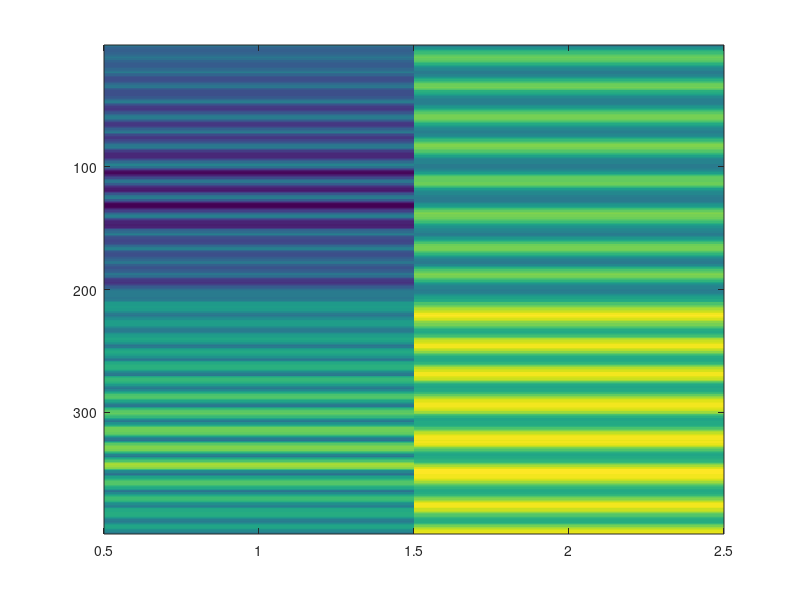

The MATLAB script that drew this image: (Note: this script raises an error after producing the figure.)
center = 0; %2MOONS

display_figures = 1;

%include isomap routines in path
path(path,'isomap');

%(2MOONS data)
%gc = load('ginput_c2.mat'); %original
gc = load('gc_var2.mat'); %revised

datamatrix = gc.gc; % HACK
for i = 1:size(datamatrix,2)
   datamatrix(find(datamatrix(:,i)==0),i) = min(datamatrix(find(datamatrix(:,i)~=0),i))-5;
end

dm = datamatrix;
ndm = dm;

if (display_figures)
figure;
imagesc(ndm);
end

% isomap
global X;
X = ndm';
options.dims = [1:5];
[Y R] = IsomapII('dfun','k',7);
mY = Y.coords{3}';
figure;
plot3(mY(:,1),mY(:,2),mY(:,3),'b-');
hold on;
for iii = 1:size(mY,1)
   plot3(mY(iii,1),mY(iii,2),mY(iii,3),'.','Color',[iii/size(mY,1) 0 (size(mY,1)-iii)/size(mY,1)],'MarkerSize',20);
end
title('isomap embedding');
axis('equal');

%compute spatial distance between temporal windows at each point
D = DistMatWin(ndm',10,[size(ndm,1)]); 

% mds on distmat
[Y R] = emds(D,1:size(D,2),[3]);
mY = Y.coords{1}';
figure;
plot3(mY(:,1),mY(:,2),mY(:,3),'b-');
hold on;
for iii = 1:size(mY,1)
   plot3(mY(iii,1),mY(iii,2),mY(iii,3),'.','Color',[iii/size(mY,1) 0 (size(mY,1)-iii)/size(mY,1)],'MarkerSize',20);
end
title('MDS embedding (using temporal windowing)');
axis('equal');



%perform continuous spatio-temporal isomap on distance matrix
options.dims = [1:5];

for ct = [1 10 100 1000 10000000]
%options.landmarks = unique(ceil(size(D,1)*rand(1,1500)));
options.landmarks = 1:size(D,1);
options.cctn = ct;
options.tvwin = 20;
options.catn = 1;
[Y R E stcor] = IsomapIIst(D,'ntk',3,options);
%copy 3 dimensional embedding to separate variable
tY = Y.coords{3};

if (display_figures)
%(2MOONS) plot input data and spatio-temporal correspondences
figure;
if (size(dm,2) == 2)
   plot(dm(:,1),dm(:,2),'b.-');
   hold on;
   for i = 1:size(stcor,1)
      line(dm([stcor(i,1) stcor(i,2)],1),dm([stcor(i,1) stcor(i,2)],2),'Color',[1 0 0]);
   end
else
   if (size(dm,2) > 3)
      [ddm,dum1,dum2] = svd(dm,0);
   else
      ddm = dm;
   end
   plot3(ddm(:,1),ddm(:,2),ddm(:,3),'b.-');
   hold on;
   for i = 1:size(stcor,1)
      line(ddm([stcor(i,1) stcor(i,2)],1),ddm([stcor(i,1) stcor(i,2)],2),ddm([stcor(i,1) stcor(i,2)],3),'Color',[1 0 0]);
   end
end
title(sprintf('k-nearest nontrivial neighbors (with k = %d, tvwin = %f)',3,options.tvwin));
axis('equal');
end


if (display_figures)
%plot input data with color coded temporal ordering
figure;
if (size(dm,2) == 2)
   plot(dm(:,1),dm(:,2),'b-');
   hold on;
   for iii = 1:size(dm,1)
      plot(dm(iii,1),dm(iii,2),'.','Color',[iii/size(dm,1) 0 (size(dm,1)-iii)/size(dm,1)],'MarkerSize',20);
   end
else
   if (size(dm,2) > 3)
      [ddm,dum1,dum2] = svd(dm,0);
   else
      ddm = dm;
   end
   plot3(ddm(:,1),ddm(:,2),ddm(:,3),'b-');
   hold on;
   for iii = 1:size(dm,1)
      plot3(ddm(iii,1),ddm(iii,2),ddm(iii,3),'.','Color',[iii/size(ddm,1) 0 (size(ddm,1)-iii)/size(ddm,1)],'MarkerSize',20);
   end
end
title('input data');
axis('equal');
end

if (display_figures)
%plot embedding with color coded temporal ordering
dtY = tY';
if (size(dtY,2) == 2)
   plot(dtY(:,1),dtY(:,2),'b-');
   hold on;
   for iii = 1:size(dtY,1)
      plot(dtY(iii,1),dtY(iii,2),'.','Color',[iii/size(dtY,1) 0 (size(dtY,1)-iii)/size(dtY,1)],'MarkerSize',20);
   end
else
   if (size(dtY,2) > 3)
      [dtY,dum1,dum2] = svd(dtY,0);
      dtY = dtY';
   else
      dtY = tY;
   end
   size(dtY)
   figure;
   plot3(dtY(1,:),dtY(2,:),dtY(3,:),'b-');
   hold on;
   axis('equal');
   %show temporal ordering by labeling plot markers
   %text(tY(1,:),tY(2,:),tY(3,:),num2str([1:size(tY,2)]'));
   %show temporal ordering by coloring plot markers
   for iii = 1:size(dtY,2)
      plot3(dtY(1,iii),dtY(2,iii),dtY(3,iii),'.','Color',[iii/size(dtY,2) 0 (size(dtY,2)-iii)/size(dtY,2)],'MarkerSize',20);
   end
end
title(sprintf('st-isomap embedding (with cctn = %f)',options.cctn));
axis('equal');
end

end %ct
 

















